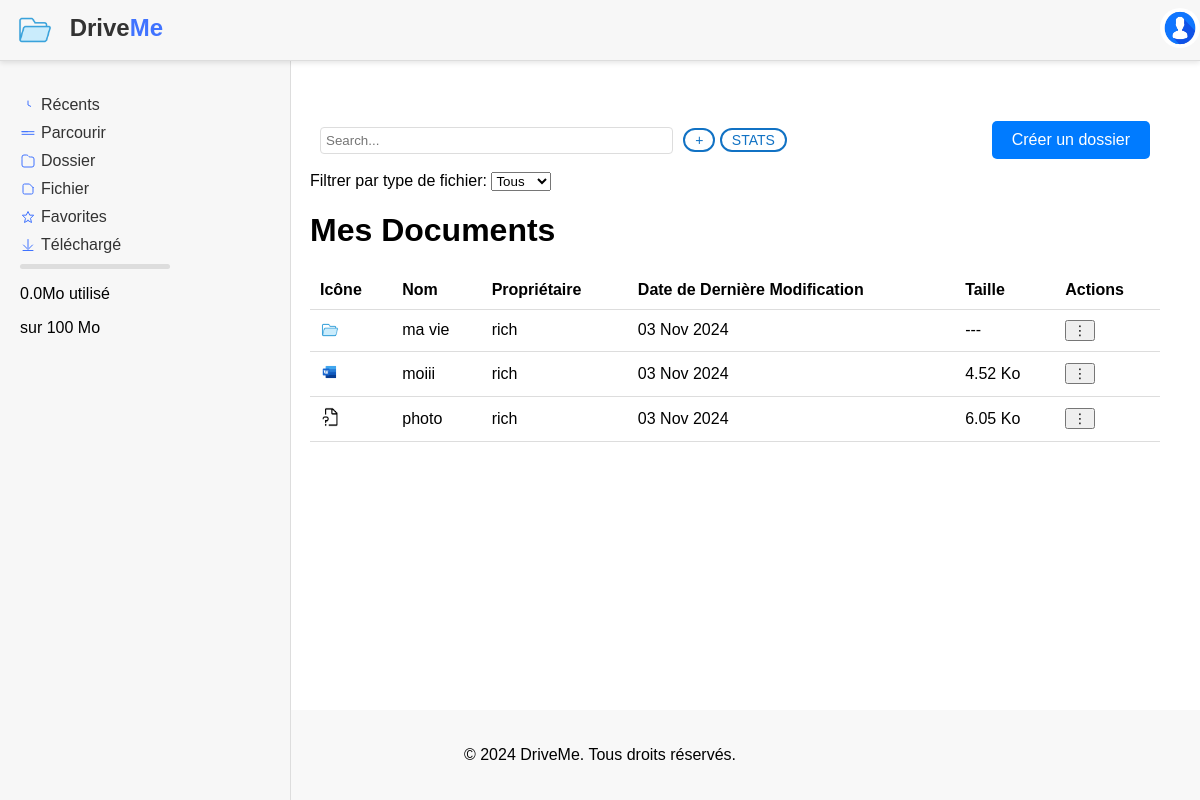
The app's page /documents/ (signed in), older data.
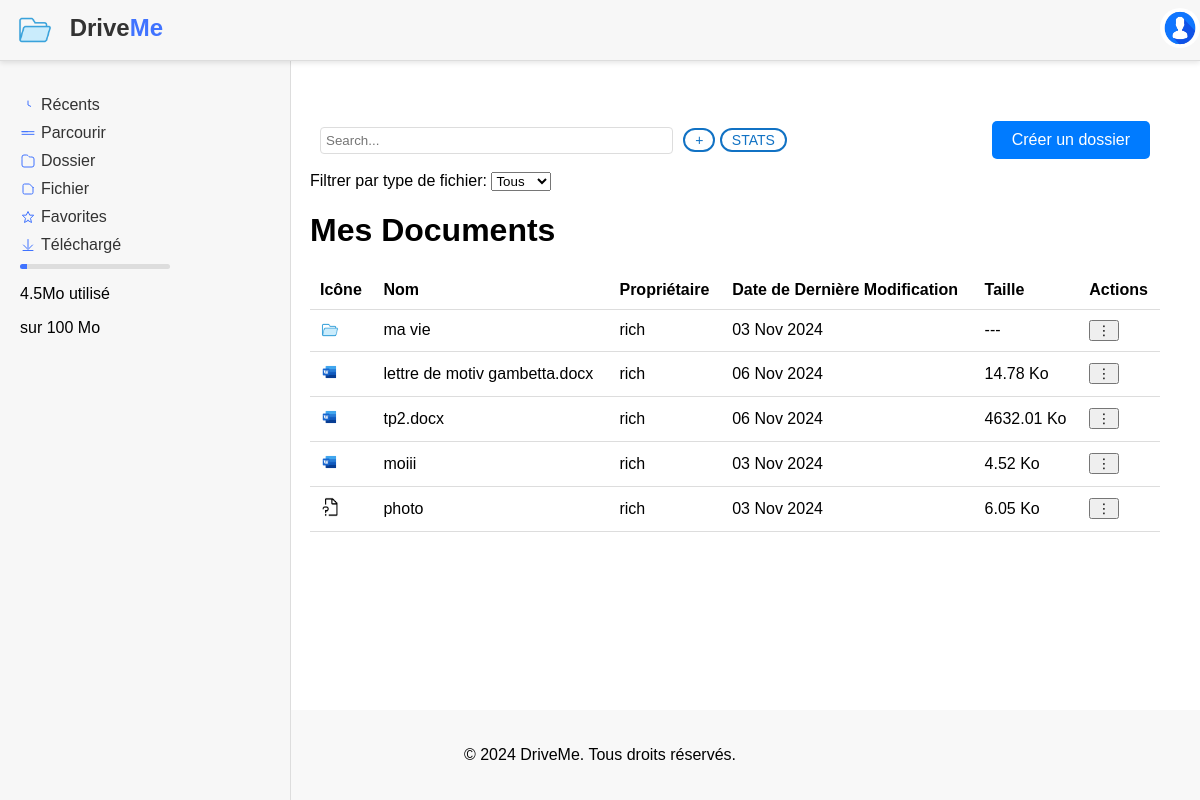
The same page, newer data.
### drive/models.py (models this page shows, shortened)
class Dossier(models.Model):
    nom = models.CharField(max_length=100)
    utilisateur = models.ForeignKey(User, on_delete=models.CASCADE)
    date_creation = models.DateTimeField(auto_now_add=True)

class Document(models.Model):
    nom = models.CharField(max_length=255)
    type_fichier = models.CharField(max_length=50)
    date_ajout = models.DateTimeField(auto_now_add=True)
    taille_fichier = models.PositiveIntegerField()
    fichier = models.FileField(upload_to='')  # On définira le dossier dynamiquement
    utilisateur = models.ForeignKey(User, on_delete=models.CASCADE)
    dossier = models.ForeignKey(Dossier, null=True, blank=True, on_delete=models.CASCADE)

### drive/views.py (the view)
# urls.py: path('documents/', views.document_list, name='document_list'),
@login_required
def document_list(request):
    file_type = request.GET.get('type')  # Récupère le type de fichier depuis les paramètres de l'URL
    if file_type:
        documents = Document.objects.filter(utilisateur=request.user, dossier__isnull=True, type_fichier=file_type).order_by('-date_ajout')
    else:
        documents = Document.objects.filter(utilisateur=request.user, dossier__isnull=True).order_by('-date_ajout')
    dossiers = Dossier.objects.filter(utilisateur=request.user)
    used_space = get_user_storage_usage(request.user) / (1024 * 1024)  # Convertir en Mo
    for document in documents:
        document.taille_fichier_mo = document.taille_fichier / 1024  # Conversion de Ko à Mo
    return render(request, 'main.html', {
        'dossiers': dossiers,
        'documents': documents,
        'used_space': used_space
    })

### drive/views.py (called while the page is built)
def get_user_storage_usage(user):
    total_size = Document.objects.filter(utilisateur=user).aggregate(Sum('taille_fichier'))['taille_fichier__sum'] or 0
    return total_size

### drive/templates/main.html (shortened to what this page needs)
{% extends 'base.html' %}
{% load static %}
{% block content %}
<head>
</head>
<body>
  <div class="main-content">
    <div class="sub-navbar">
      <div class="left" style="display: flex; gap: 10px;">
        <input type="text" id="searchInput" placeholder="Search..." style="width: 100%; padding: 5px; border: 1px solid #ddd; border-radius: 4px;">
    </div>
        <div class="sub-navbar">
          <div class="center">
            <a href="{% url 'upload_document' %}"><button class="outline">+</button></a>
            <a href="{% url 'stats'%}"><button class="outline" id="stats">STATS</button></a>
          </div>
      </div>
        <div class="right">  <a href="{% url 'create_folder' %}" class="button">Créer un dossier</a>
        </div>
    </div>
    <div class="filter">
      <label for="type_fichier">Filtrer par type de fichier:</label>
      <select id="type_fichier" name="type_fichier" onchange="filterDocuments(this.value)">
          <option value="">Tous</option>
      </select>
    </div>
  <h1>Mes Documents</h1>
  <table id="document-table">
    <thead>
        <tr>
            <th>Icône</th>
            <th>Nom</th>
            <th>Propriétaire</th>
            <th>Date de Dernière Modification</th>
            <th>Taille</th>
            <th>Actions</th>
        </tr>
    </thead>
    <tbody>
        {% for dossier in dossiers %}
        <tr>
            <td>
                <img class="folder-icon" src="{% static 'icons/folder.png' %}" alt="Dossier" />
            </td>
            <td>
                <a href="{% url 'folder_documents' folder_id=dossier.id %}" class="folder-link">{{ dossier.nom }}</a>
            </td>
            <td>{{ dossier.utilisateur.username}}</td>
            <td>{{ dossier.date_creation|date:"d M Y" }}</td>
            <td>---</td>
            <td>
                <div class="action-menu">
                    <button>⋮</button>
                </div>
            </td>
        </tr>
        {% empty %}
        <tr>
            <td colspan="6">Aucun dossier trouvé.</td>
        </tr>
        {% endfor %}
        {% for document in documents %}
        <tr>
            <td>
                {% if document.type_fichier == 'pdf' %}
                    <img class="document-icon" src="{% static 'icons/pdf.png' %}" alt="{{ document.nom }}">
                {% elif document.type_fichier == 'docx' %}
                    <img class="document-icon" src="{% static 'icons/word.png' %}" alt="{{ document.nom }}">
                {% elif document.type_fichier == 'xlsx' %}
                    <img class="document-icon" src="{% static 'icons/excel.png' %}" alt="{{ document.nom }}">
                {% elif document.type_fichier in 'jpg,png,gif,PNG' %}
                    <img class="document-icon" src="{% static 'icons/image.png' %}" alt="{{ document.nom }}">
                {% else %}
                    <img class="document-icon" src="{% static 'icons/default.png' %}" alt="{{ document.nom }}">
                {% endif %}
            </td>
            <td>{{ document.nom }}</td>
            <td>{{ document.utilisateur.username }}</td>
            <td>{{ document.date_ajout|date:"d M Y" }}</td>
            <td>{{ document.taille_fichier_mo|floatformat:2 }} Ko</td>
            <td>
                <div class="action-menu">
                    <button>⋮</button>
                </div>
            </td>
        </tr>
        {% empty %}
        <tr>
            <td colspan="6">Aucun document trouvé.</td>
        </tr>
        {% endfor %}
    </tbody>
</table>
</div>
</body>
</html>
{% endblock %}

### drive/templates/base.html (shortened to what this page needs)
{% load static %}
<!DOCTYPE html>
<html lang="fr">
  <head>
    <link rel="stylesheet" href="{% static 'css/styles.css' %}" />
  </head>
  <body>
    <div class="navbar">
      <div class="left">
        {% if user.is_authenticated %}
        <a href="{% url 'document_list' %}">
          <img
            src="{% static 'img/logo.png' %}"
            alt="Logo"
            style="
              vertical-align: middle;
              margin-right: 8px;
              width: 40px;
              height: 40px;
            "
          />
          Drive<span style="color: rgb(64, 115, 255)">Me</span>
        </a>
        {% endif %}
      </div>
      <div class="right">
        {% if user.is_authenticated %}
        <div class="profile-menu">
          <img
            src="{% static 'img/pp.png' %}"
            alt="Photo de profil"
            class="profile-photo"
            onclick="toggleMenu()"
          />
        </div>
        {% else %}
        <a href="{% url 'home' %}">Accueil</a>
        <a href="{% url 'login' %}">Connexion</a>
        {% endif %}
      </div>
    </div>
    {% if user.is_authenticated %}
    <div class="sidebar">
      <ul>
        <li>
          <a
            href="{% url 'document_list' %}"
            style="display: flex; align-items: center"
          >
            <svg
              xmlns="http://www.w3.org/2000/svg"
              fill="none"
              viewBox="0 0 24 24"
              stroke-width="1.5"
              stroke="currentColor"
              style="
                width: 16px;
                height: 16px;
                margin-right: 5px;
                color: rgb(64, 115, 255);
              "
            >
              <path
                stroke-linecap="round"
                stroke-linejoin="round"
                d="M12 6v6l4 2"
              />
            </svg>
            Récents
          </a>
        </li>
        <li>
          <a href="{% url 'search' %}"" style="display: flex; align-items: center">
            <svg
              xmlns="http://www.w3.org/2000/svg"
              fill="none"
              viewBox="0 0 24 24"
              stroke-width="1.5"
              stroke="currentColor"
              style="
                width: 16px;
                height: 16px;
                margin-right: 5px;
                color: rgb(64, 115, 255);
              "
            >
              <path
                stroke-linecap="round"
                stroke-linejoin="round"
                d="M21 10H3M21 14H3m0-4h8.25"
              />
            </svg>
            Parcourir
          </a>
        </li>
        <li>
          <a
            href="{% url 'folder' %}"
            style="display: flex; align-items: center"
          >
            Dossier
          </a>
        </li>
        <li>
          <a
            href="{% url 'files' %}"
            style="display: flex; align-items: center"
          >
            Fichier
          </a>
        </li>
        <li>
          <a href="#" style="display: flex; align-items: center">
            Favorites
          </a>
        </li>
        <li>
          <a href="#" style="display: flex; align-items: center">
            <svg
              xmlns="http://www.w3.org/2000/svg"
              fill="none"
              viewBox="0 0 24 24"
              stroke-width="1.5"
              stroke="currentColor"
              style="
                width: 16px;
                height: 16px;
                margin-right: 5px;
                color: rgb(64, 115, 255);
              "
            >
              <path
                stroke-linecap="round"
                stroke-linejoin="round"
                d="M12 3.75v12.5M5.25 12l6.75 6.75L18.75 12M4.5 20.25h15"
              />
            </svg>
            Téléchargé
          </a>
        </li>
        <li>
        <div>
          <div style="background-color: #ddd; border-radius: 5px; overflow: hidden; width: 150px">
            <div style="width: {{ used_space|floatformat:1 }}%; background-color: rgb(64, 115, 255); height: 5px;"></div>
          </div>
          <p>{{ used_space|floatformat:1 }}Mo utilisé</p>
          <p>sur 100 Mo</p>
        </div>
        </li>
      </ul>
    </div>
    {% endif %}
    <div class="content">{% block content %}{% endblock %}</div>
    <footer>
      <p>&copy; 2024 DriveMe. Tous droits réservés.</p>
    </footer>
  </body>
</html>

### drive/static/css/styles.css (style rules this page uses)
.profile-menu { position: relative; display: inline-block; }
.profile-photo { width: 40px; height: 40px; border-radius: 50%; cursor: pointer; }

### drive/templates/base.html (style rules this page uses)
body { display: flex; flex-direction: column; min-height: 100vh; margin: 0; }
.sidebar { width: 250px; background-color: #f7f7f7; padding: 20px; position: fixed; height: calc( 100% - 60px ); margin-top: 60px; border-right: 1px solid #ddd; }
.sidebar ul { list-style-type: none; padding: 0; }
.sidebar ul li { margin-bottom: 10px; }
.sidebar ul li a { text-decoration: none; color: #333; font-size: 16px; }
.navbar { display: flex; justify-content: space-between; align-items: center; background-color: #fff; padding: 10px 20px; box-shadow: 0 2px 5px rgba(0, 0, 0, 0.1); height: 60px; }
.navbar .left { display: flex; align-items: center; }
.navbar .left a { text-decoration: none; font-size: 24px; color: #333; font-weight: bold; }
.navbar .right { display: flex; align-items: center; }
.profile-menu { position: relative; }
.profile-photo { width: 40px; height: 40px; border-radius: 50%; cursor: pointer; }
.content { flex: 1; padding: 20px; }
footer { text-align: center; padding: 20px; background-color: #f8f8f8; }

### drive/templates/main.html (style rules this page uses)
body { font-family: Arial, sans-serif; margin: 0; padding: 0; display: flex; height: 100vh; }
.navbar { position: fixed; top: 0; width: 100%; background-color: #f7f7f7; color: white; padding: 0px 0; display: flex; justify-content: space-between; align-items: center; z-index: 1000; border-bottom: 1px solid #ddd; }
.navbar .left, .navbar .right { display: flex; }
.navbar a { color: rgb(0, 0, 0); padding: 8px 15px; text-decoration: none; display: inline-block; }
.main-content { margin-top: 40px; margin-left: 270px; padding: 20px; flex: 1; background-color: #ffffff; }
.button { display: inline-block; padding: 10px 20px; font-size: 16px; color: #fff; background-color: #007BFF; border: none; border-radius: 5px; text-align: center; text-decoration: none; cursor: pointer; transition: background-color 0.3s; }
.document-icon { width: 20px; height: auto; }
.folder-icon { width: 20px; height: auto; margin-right: 5px; vertical-align: middle; }
.folder-link { text-decoration: none; color: black; font-weight: normal; }
table { width: 100%; border-collapse: collapse; }
th, td { padding: 10px; text-align: left; border-bottom: 1px solid #ddd; }
.action-menu { position: relative; display: inline-block; }
.sub-navbar { position: sticky; top: 0; background-color: #ffffff; padding: 10px; display: flex; justify-content: space-between; align-items: center; z-index: 999; }
.sub-navbar .left, .sub-navbar .center, .sub-navbar .right { flex: 1; text-align: center; }
.sub-navbar .left { text-align: left; }
.sub-navbar .right { text-align: right; }

Row changes from the older to the newer data that the page shows:
added Document: nom "lettre de motiv gambetta.docx", utilisateur.username "rich", date_ajout "06 Nov 2024", taille_fichier_mo "14.78"
added Document: nom "tp2.docx", utilisateur.username "rich", date_ajout "06 Nov 2024", taille_fichier_mo "4632.01"
Text that changed along with them:
{{ used_space|floatformat:1 }}: "0.0" → "4.5"
